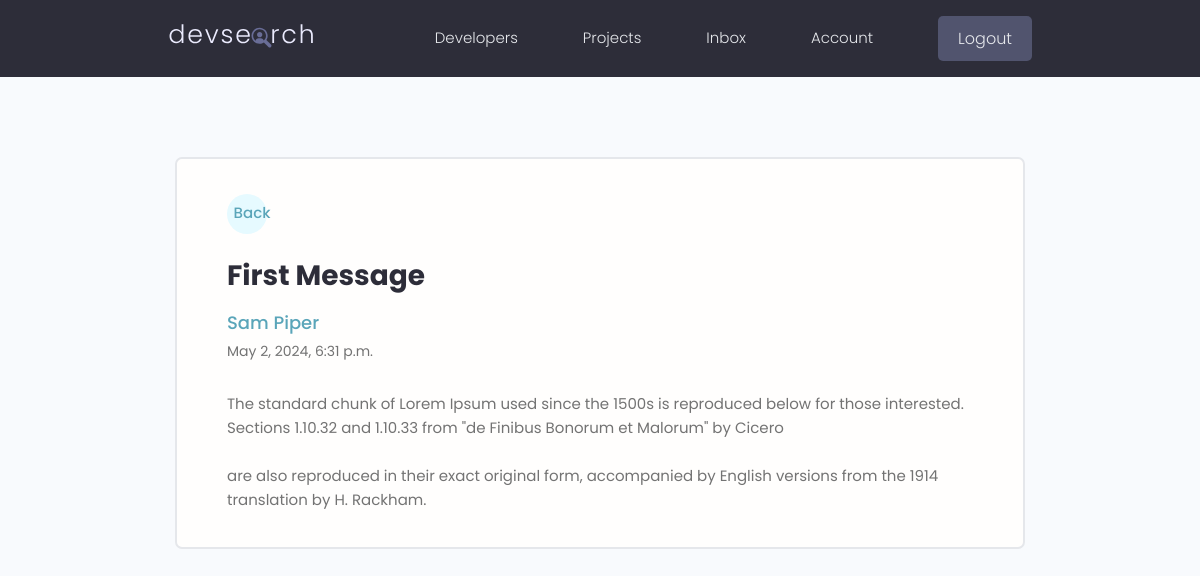
The app's page /message/3cc272c8-ea41-4ef9-8f38-8955f20d961f/ (signed in), older data.
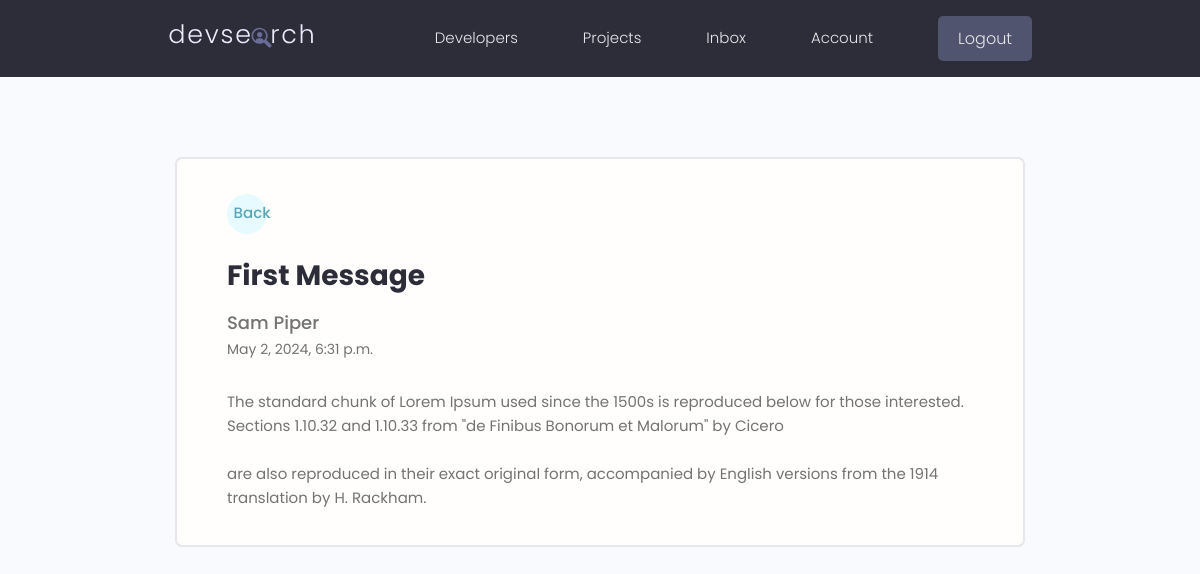
The same page, newer data.
### users/models.py (models this page shows, shortened)
class Message(models.Model):
    sender = models.ForeignKey(Profile, on_delete=models.SET_NULL, null=True, blank=True) # one profile can have many messages , on_delete was kept null to not delete messages from receipent when sender account gets deleted
    recipient = models.ForeignKey(Profile, on_delete=models.SET_NULL, null=True, blank=True, related_name="messages") #related_name = messages is used to denote that profile model is connected to recipient by messages | if we didnt use that it wont let profile model to get added twice becuz sender also added
    name = models.CharField(max_length=200, null=True , blank=True)
    email = models.EmailField(max_length=200, null=True , blank=True)
    subject = models.CharField(max_length=200, null=True , blank=True)
    body = models.TextField()
    is_read = models.BooleanField(default=False, null=True) #read or undread
    created = models.DateTimeField(auto_now_add=True)
    id = models.UUIDField(default=uuid.uuid4, unique=True, primary_key=True, editable=False)
    class Meta:
        ordering = ['is_read','-created'] # - created means newer created

### users/views.py (the view)
# urls.py: path('message/<str:pk>/', views.viewMessage, name="message"), #view a message
@login_required(login_url='login')
def viewMessage(request,pk):
    profile =  request.user.profile # getting the current user
    message = profile.messages.get(id=pk) # message is the related_name in the model
    if message.is_read == False:  # if message is not read and
        message.is_read = True # now if message is read
        message.save() #save it as message was read
    context = {'message':message}
    return render(request, 'users/message.html', context)

### users/templates/users/message.html (shortened to what this page needs)
{% extends 'main.html' %}
{% block content %}
  <main class="messagePage my-xl">
    <div class="content-box">
      <div class="message">
        <a class="backButton" href="{% url 'inbox' %}">Back</a>
        <h2 class="message__subject">{{message.subject}}</h4>
          {%  if message.sender %}
          <a href="{% url 'user-profile' message.sender.id %}" class="message__author">{{message.name}}</a>
          {% else %}
          <p class="message__author">{{message.name}}</p>
          {% endif %}
          <p class="message__date">{{message.created}}</p>
          <div class="message__body">{{message.body|linebreaksbr}}</div>
      </div>
    </div>
  </main>
{% endblock content %}

Row changes from the older to the newer data that the page shows:
changed Message "First Message": sender_id "18a29acd366f4d0980abc6b3c4982d4b" → empty (drawn)
